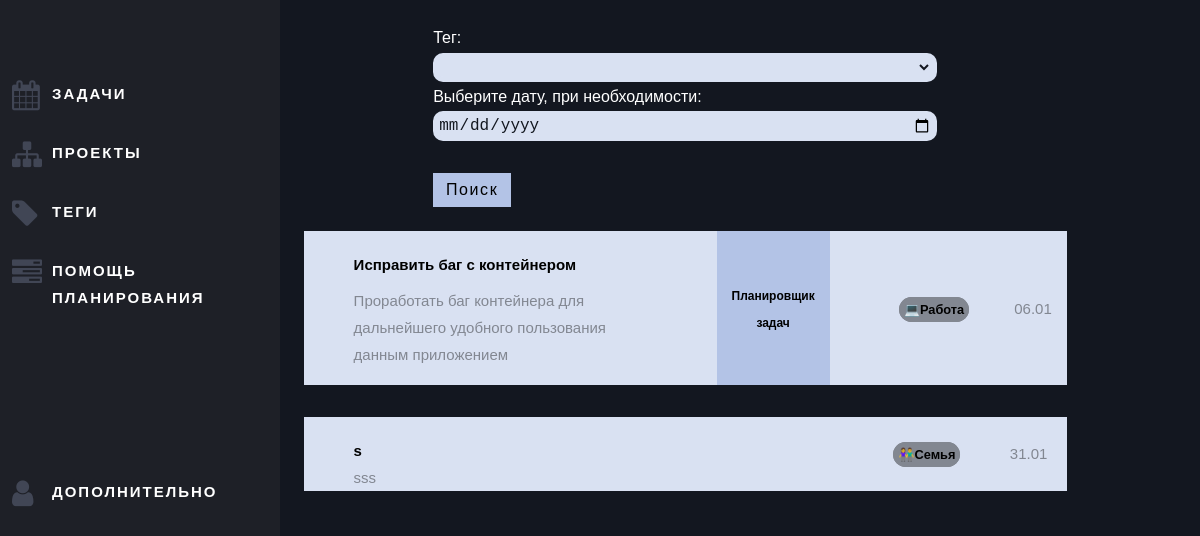
/tags/more/all, run on an earlier commit of the app's database.
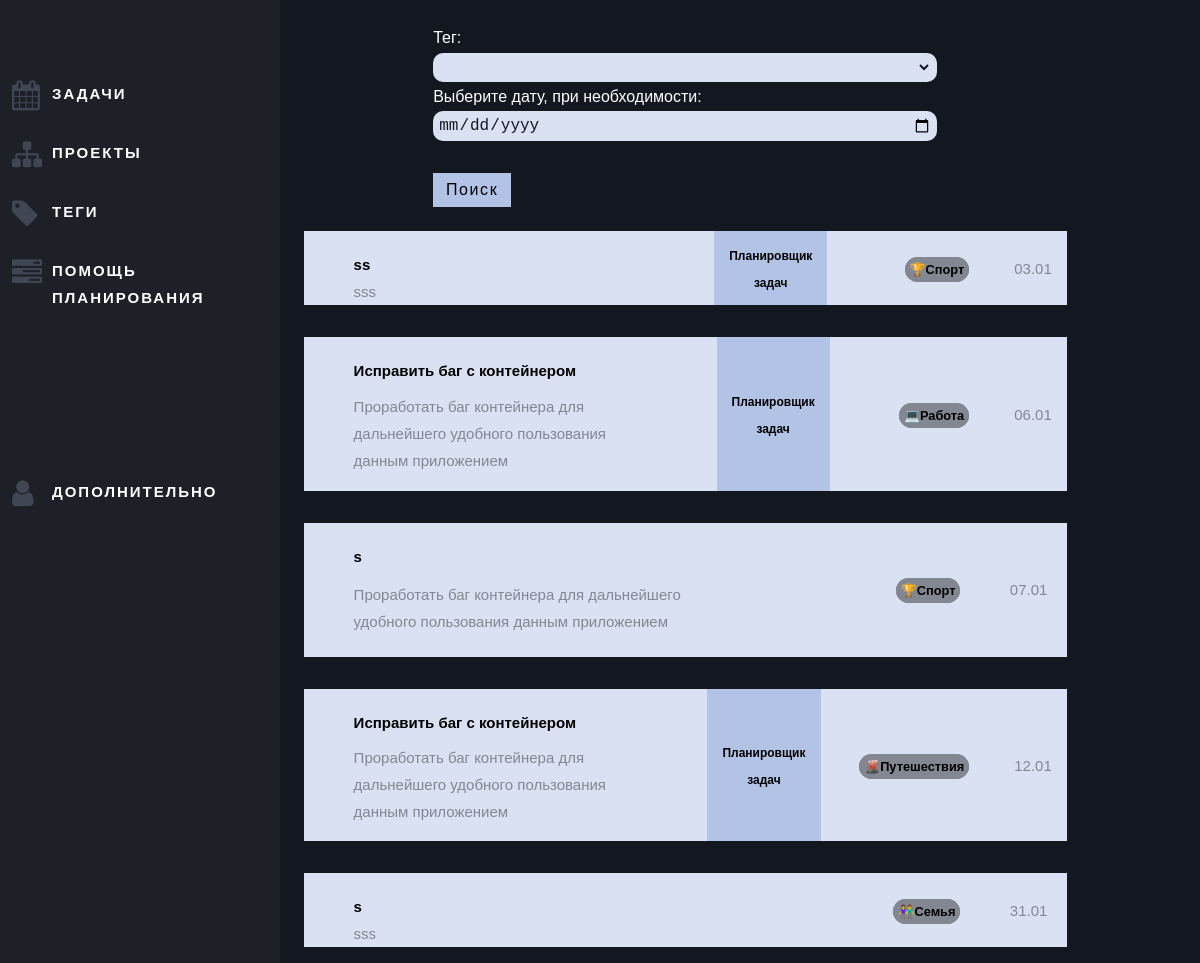
And on a later commit of the database.
### mainpage/models.py (models this page shows, shortened)
class Tasks(models.Model):
    tag_choices = (("💻Работа", '💻Работа'), ("🏆Спорт", "🏆Спорт"),
                   ("👫Семья", "👫Семья"), ("🎧Личная", "🎧Личная"),
                   ("🎓Обучение", "🎓Обучение"), ("🏰Дом", "🏰Дом"),
                   ("🧬Здоровье", "🧬Здоровье"), ("🌋Путешествия", "🌋Путешествия"),
                   ("🎮Отдых", "🎮Отдых"), ("🍕Покупки", "🍕Покупки"),
                   ("🎪Мероприятия", "🎪Мероприятия"), ("🚇Другое", "🚇Другое"), ("", ""))
    id = models.UUIDField(primary_key=True, default=uuid.uuid4, editable=False)
    title = models.CharField("Название задачи", max_length=100)
    task = models.CharField("Задача", max_length=300)
    teg = models.CharField("Тег", max_length=12, choices=tag_choices, default="")
    date = models.DateField('Дата Задачи')
    is_global = models.BooleanField('Отнести к задаче')
    global_task = models.CharField("Глобальная задача", blank=True, max_length=100)
    is_archive = models.BooleanField('В архиве')
    class Meta:
        verbose_name = "Задача"
        verbose_name_plural = "Задачи"

### mainpage/views.py (the view, shortened to what this page needs)
# urls.py: path(r'tags/<parameter>/<parameter2>', views.tags, name='tags'),
def tags(request, parameter, parameter2):
    if parameter2 == "all":
        if parameter == "more":
            tasks = Tasks.objects.order_by("date").filter(
                date__range=[datetime.date.today(), datetime.date.today() + datetime.timedelta(120)])
        else:
            task = Tasks.objects.order_by("date").filter(
                date__range=[datetime.date.today(), datetime.date.today() + datetime.timedelta(120)])
            tasks = task.filter(teg=parameter)
    else:
        if parameter == "more":
            tasks = Tasks.objects.order_by("date").filter(date=parameter2)
        else:
            task = Tasks.objects.order_by("date").filter(date=parameter2)
            tasks = task.filter(teg=parameter)
    form = TagsForm()
    return render(request, 'mainpage/tags.html', {'tasks': tasks, 'form': form})

### mainpage/forms.py
class TagsForm(ModelForm):
    date = DateField(label='Выберите дату, при необходимости', required=False,
                     input_formats=['%d/%m/%Y %H:%M'],
                     widget=DateInput(attrs={
                         'type': 'date',
                         'min': "2022-01-01",
                         'max': "2030-12-31",
                     })
                     )
    class Meta:
        model = Tasks
        fields = ['teg']

### mainpage/templates/mainpage/tags.html (shortened to what this page needs)
{%  extends 'mainpage/index.html' %}
{% load static  %}
{% block content %}
<link rel="stylesheet" href="{% static 'mainpage/css/plan.css' %}">
<body>
<div class="box">
	 <form method="post" style="width:50%; margin-left: 15%; padding: 0.5em 2em; color:#fff; font-family: 'Work Sans', sans-serif;">
		 {{ form.as_p }}
		 <button class="modal__btn" type="submit" style="font-family: 'Work Sans', sans-serif; background:#b3c3e6; color:#000;">Поиск</button>
      </form>
    {% for el in tasks %}
    {% if not el.is_archive %}
          <tr>
	      	<table class="bg_white" role="presentation" cellpadding="0" cellspacing="0" width="70%">
					  <tr style="border-bottom: 1px solid rgba(0,0,0,.05);">
					  	<td valign="middle" width="65%" style="text-align:left; padding: 0 2em;">
					  		<div class="product-entry">
					  			<div class="text">
                                  <span><strong>{{ el.title }}</strong></span>
					  				<p>{{ el.task }}</p>
					  			</div>
					  		</div>
					  	</td>
                        {% if el.is_global %}
                        <td  valign="middle" width="10%" style="text-align:center; background: #b3c3e6; padding: 0 1em;">
                            <span class="price" style="color: #000; font-size: 1.5rem; font-family: 'Work Sans', sans-serif;"><strong>{{ el.global_task }}</strong></span>
                        </td>
                        {% endif %}
					  	<td valign="middle" width="25%" style="text-align:right; padding: 0 2em;">
					  		<span class="price" style="color: #000; font-size: 1.6rem; border: 0.7rem solid #828791; border-radius: 16px; background: #828791;"><strong>{{ el.teg }}</strong></span>
					  	</td>
						  <td valign="middle" width="10%" style="text-align:center; padding: 0 1em;">{{ el.date|date:"d.m" }}
					  	</td>
					  </tr>
	      	</table>
	      </tr>
    {% endif %}
    {% endfor %}
</div>
</body>
{% endblock %}

What changed in the data, as far as the page shows it:
now on this page (row edited): Tasks: title "ss", task "sss", global_task "Планировщик задач", teg "🏆Спорт", date "03.01"
now on this page (row edited): Tasks: title "s", task "Проработать баг контейнера для дальнейшего удобного пользования данным приложением", teg "🏆Спорт", date "07.01"
now on this page (row edited): Tasks: title "Исправить баг с контейнером", task "Проработать баг контейнера для дальнейшего удобного пользования данным приложением", global_task "Планировщик задач", teg "🌋Путешествия", date "12.01"
